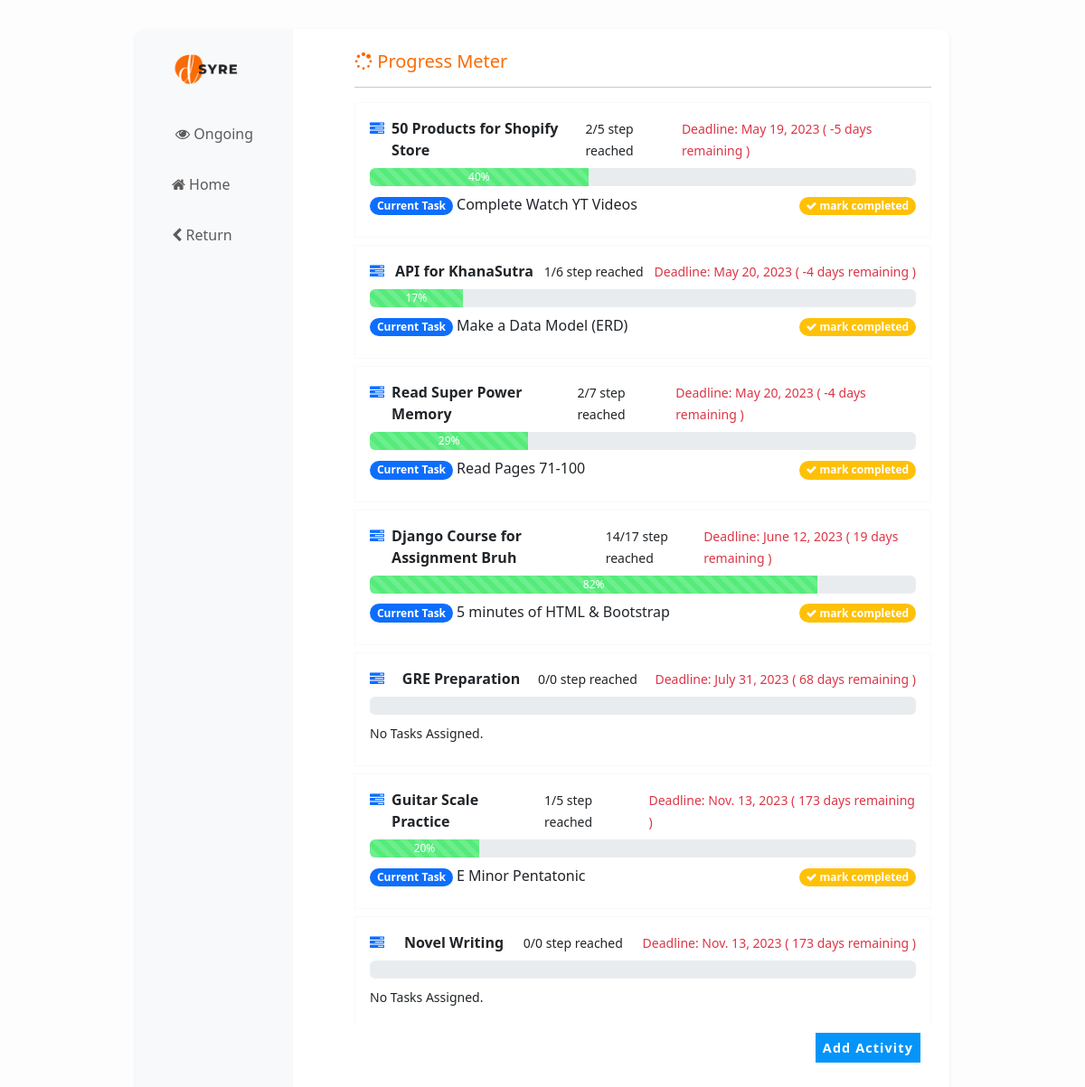
The app's page /progress/ with its own data.
### progressmeter/models.py (models this page shows, shortened)
class Activity(models.Model):
    title = models.CharField(max_length=200, null=False)
    start_date = models.DateField(default=datetime.now)
    deadline = models.DateField()
    completed = models.BooleanField(default=False)
    class Meta:
        verbose_name_plural = 'Activities'
    @property
    def completedstep(self):
        total = Task.objects.filter(activity=self).count()
        completed = Task.objects.filter(activity=self,completed=True).count()
        return '{}/{}'.format(completed,total)
    @property
    def completed_percentage(self):
        total = Task.objects.filter(activity=self).count()
        completed = Task.objects.filter(activity=self,completed=True).count()
        if total==0:
            percentage = 0
        else:
            percentage = (completed/total)*100
        return round(percentage)
    @property
    def remaining_days(self):
        remaining = (self.deadline-datetime.now().date()).days
        return remaining
    @property
    def next_task(self):
        data = Task.objects.filter(activity=self,completed=False).order_by('step').first()
        return data

class Task(models.Model):
    activity = models.ForeignKey(Activity, on_delete=models.CASCADE)
    title = models.CharField(max_length=200, null=False)
    step = models.PositiveIntegerField()
    desc = models.TextField(null=True, blank =True )
    completed = models.BooleanField(default=False)
    def __str__(self):
        return self.title

### progressmeter/views.py (the view)
# urls.py: path('', views.PHome.as_view()),
class PHome(generic.TemplateView):
    template_name = 'phome.html'
    def get_context_data(self, **kwargs):
        context = super(PHome, self).get_context_data(**kwargs)
        ptopics = Activity.objects.all().order_by('completed').order_by('deadline')
        context.update({'ptopics':ptopics})
        return context

### progressmeter/templates/phome.html (shortened to what this page needs)
{%extends 'index.html'%}
{% load static %}
{% block head_block%}
<div class="container col py-2 mx-2">
  <div class="d-flex justify-content-between pt-3">
    <h5 class="text-start text-org mb-0"><i class="fa fa-spinner fs-5"></i> Progress Meter </h5>
  </div>
  <hr>
  <div class="list_div2">
    {% for i in ptopics%}
    <div class="border border-light p-3 mb-2">
      <div class="d-flex justify-content-between">
        {% if i.completed %}
        <div title="Completed"><i class="fa fa-check-square-o text-success" aria-hidden="true"></i></div>
        <div class="fs-6 ms-2"> <a href="/progress/{{i.id}}" class="text-decoration-none text-dark "><b>{{i.title}}</b></a>
        </div>
        <div class="fs-6 ms-2"><small>{{i.completedstep}} step reached </small></div>
        <div class="fs-6 ms-2"><small class="text-success">Deadline: {{i.deadline}}</small> </div>
        {%else%}
        <div title="On Going"><i class="fa fa-tasks text-primary" aria-hidden="true"></i></div>
        <div class="fs-6 ms-2"> <a href="/progress/{{i.id}}" class="text-decoration-none text-dark "><b>{{i.title}}</b></a>
        </div>
        <div class="fs-6 ms-2"><small>{{i.completedstep}} step reached </small></div>
        <div class="fs-6 ms-2"><small class="text-danger">Deadline: {{i.deadline}} ( {{i.remaining_days}} days remaining )</small> </div>
        {%endif%}
      </div>
      <div class="my-2">
        {% if i.completed%}
        <div class="progress" style="height: 20px;">
          <div class="progress-bar progress-bar-striped bg-completed" role="progressbar"
            aria-label="Success striped example" style="width: {{i.completed_percentage}}%" aria-valuenow="{{i.completed_percentage}}" aria-valuemin="0"
            aria-valuemax="100">{{i.completed_percentage}}%</div>
        </div>
        {% else%}
        <div class="progress" style="height: 20px;">
          <div class="progress-bar progress-bar-striped bg-progress" role="progressbar"
            aria-label="Success striped example" style="width: {{i.completed_percentage}}%" aria-valuenow="{{i.completed_percentage}}" aria-valuemin="0"
            aria-valuemax="100">{{i.completed_percentage}}%</div>
        </div>
        {%endif%}
        <div class="d-flex my-2 justify-content-between">
          {% if i.next_task%}
          <div title="{{i.next_task.desc}}" >
            <span class="badge rounded-pill text-bg-primary">Current Task</span>
             {{i.next_task}}
          </div>
          <div>
            <a href="/progress/mark_completed/{{i.next_task.id}}" onclick="return confirm('Are you sure to head on to the next task ?')" class="text-decoration-none"><span class="badge rounded-pill text-bg-warning text-white"> <i class="fa fa-check"></i> mark completed</span></a>
          </div>
        {%elif i.completed_percentage == 0%}
          <div><small>No Tasks Assigned.</small> </div>
          {%endif%}
      </div>
  </div>
</div>
        {%empty%}
        <div class="p-3 text-center">
          <img src="{% static 'nodata.gif'%}" height="350" alt="no data">
        </div>
        {%endfor%}
  </div>
  <div class="d-flex justify-content-end  mb-0">
    <div class="btn-group m-2">
      <button data-bs-toggle="modal" data-bs-target="#exampleModal" class="btn btn-sm btn-info me-1 text-white ">
        <small>Add Activity</small>
      </button>
    </div>
  </div>
</div>
{%endblock%}

### records on screen
Activity: title "50 Products for Shopify Store", completedstep "2/5", deadline "May 19, 2023", remaining_days "-5", completed_percentage "40", next_task "Complete Watch YT Videos"
Activity: title "API for KhanaSutra", completedstep "1/6", deadline "May 20, 2023", remaining_days "-4", completed_percentage "17", next_task "Make a Data Model (ERD)"
Activity: title "Read Super Power Memory", completedstep "2/7", deadline "May 20, 2023", remaining_days "-4", completed_percentage "29", next_task "Read Pages 71-100"
Activity: title "Django Course for Assignment Bruh", completedstep "14/17", deadline "June 12, 2023", remaining_days "19", completed_percentage "82", next_task "5 minutes of HTML & Bootstrap"
Activity: title "GRE Preparation", completedstep "0/0", deadline "July 31, 2023", remaining_days "68", shows "No Tasks Assigned."
Activity: title "Guitar Scale Practice", completedstep "1/5", deadline "Nov. 13, 2023", remaining_days "173", completed_percentage "20", next_task "E Minor Pentatonic"
Activity: title "Novel Writing", completedstep "0/0", deadline "Nov. 13, 2023", remaining_days "173", shows "No Tasks Assigned."
